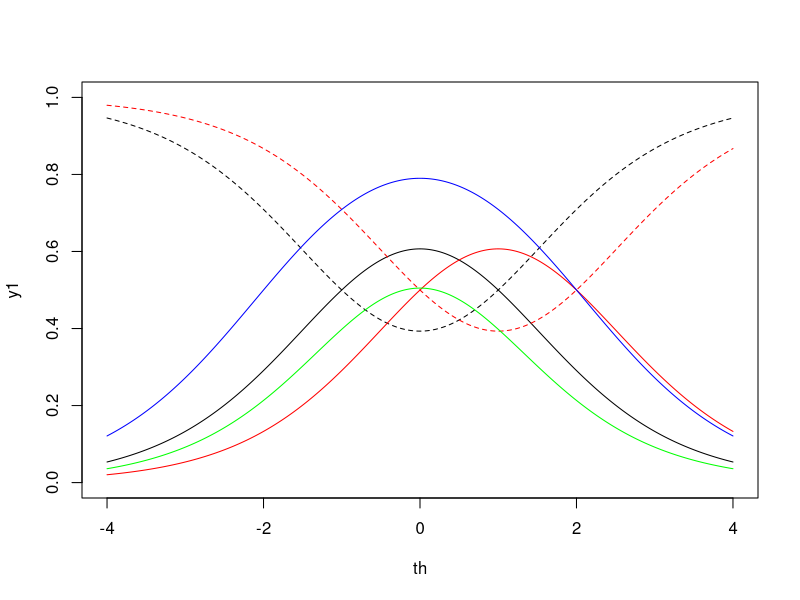
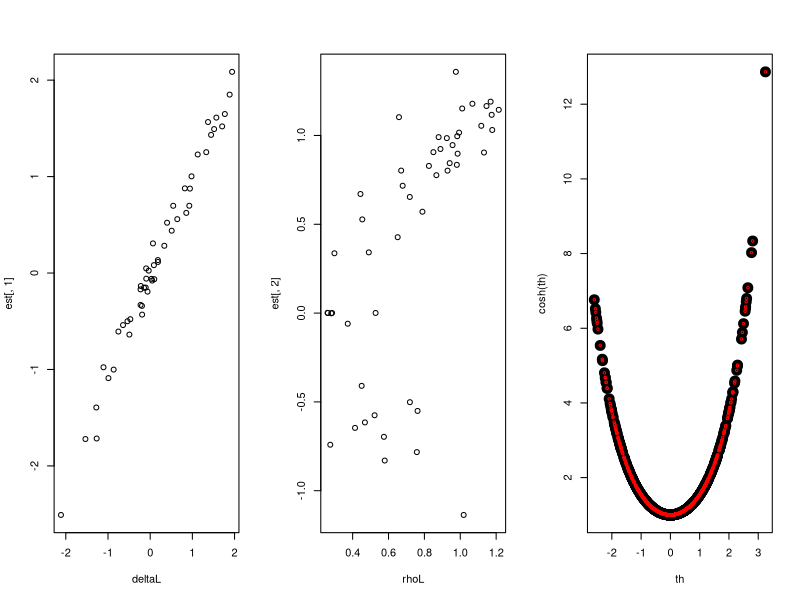

These figures' R source, in order:
sim<-function(th,delta,rho,resp=FALSE) { #simulate data from andrich's irf
    ##eqn 21.17 in handbook, u=1
    n<-cosh(rho)
    gamma<-cosh(rho)+cosh(th-delta)
    p<-cosh(rho)/gamma 
    if (resp) rbinom(length(p),1,p) else p
}

th<-seq(-4,4,length.out=1000)
y1<-sim(th,delta=0,rho=1)

plot(th,y1,type='l',ylim=0:1) #let's make sure this looks ok by first just checking out item response functions (pr(x=1) are solid and pr(x=0) are dashed)
lines(th,1-y1,lty=2)

lines(th,sim(th,delta=1,rho=1),col='red')
lines(th,1-sim(th,delta=1,rho=1),col='red',lty=2)

lines(th,sim(th,delta=0,rho=2),col='blue')
lines(th,sim(th,delta=0,rho=.2),col='green')


th<-rnorm(1000) #generate a grabbag of thetas
y<-sim(th,delta=.25,rho=.75,resp=TRUE)
like<-function(pars,th,resp) { #a likelihood function we'll use for ML
    delta<-pars[1]
    rho<-pars[2]
    gamma<-cosh(rho)+cosh(th-delta)
    term1<-(cosh(rho))^resp
    term2<-(cosh(th-delta))^(1-resp)
    -sum(log(term1*term2/gamma))
}

est<-optim(c(0,1),like,th=th,resp=y) #doing ML
est$par ##these should match the values we fed to sim()

##let's do this at scale
deltaL<-rnorm(50) #50 items
rhoL<-runif(50,min=.25,max=1.25)
est<-list()
for (i in 1:length(deltaL)) {
    y<-sim(th,delta=deltaL[i],rho=rhoL[i],resp=TRUE)
    est[[i]]<-optim(c(0,1),like,th=th,resp=y)$par
}
est<-do.call("rbind",est)

par(mfrow=c(1,3))
plot(deltaL,est[,1]) #looks good!
plot(rhoL,est[,2]) #what is going on here?

plot(th,cosh(th),cex=2,pch=19)
points(th,cosh(-th),col='red',cex=.5)
